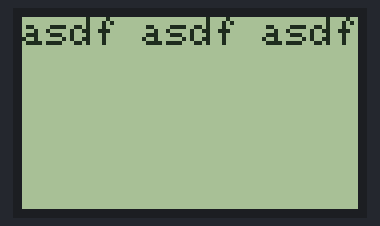
Bench run of a sketch on a simulated Arduino Uno, built with avr-gcc and run on an emulated ATmega328P. Shown: 84×48 one-colour display.

Above: at 0.1 s.

The sketch:

lcd-test.ino
```cpp
#include <PCD8544.h>

static PCD8544 lcd;

void setup()
{
    // For Debugging
    Serial.begin(9600);

    lcd.begin(84, 48);
    lcd.clear();

}


void loop()
{
    lcd.setCursor(0, 0);
    lcd.print("asdf asdf asdf");
}
```
